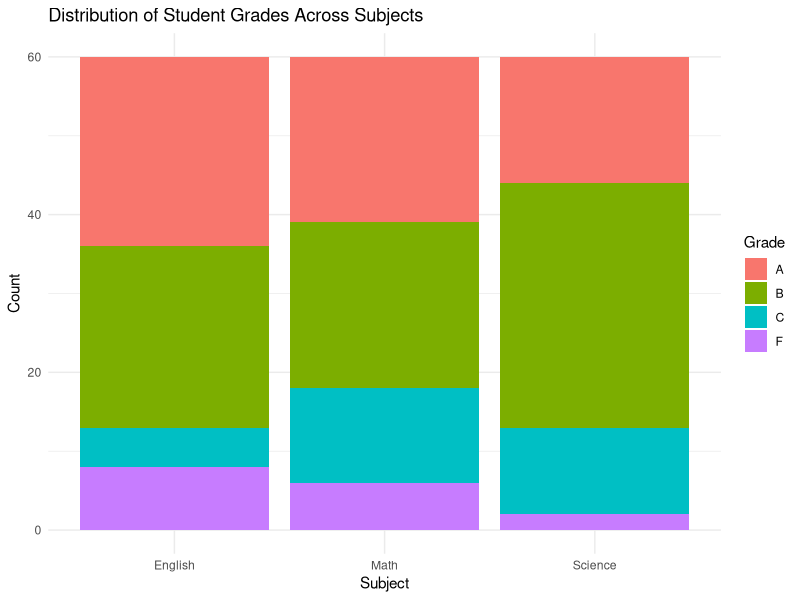

The R script that drew this image:
# Set a seed for reproducibility
set.seed(123)

# Create a sample wide-form data frame
data_wide <- data.frame(
  StudentID = 1:60,
  GradeLevel = sample(c("Freshman", "Sophomore", "Junior", "Senior"), 60, replace = TRUE),
  Math_Grade = sample(c("A", "B", "C", "F"), 60, replace = TRUE, prob = c(0.3, 0.4, 0.2, 0.1)),
  Science_Grade = sample(c("A", "B", "C", "F"), 60, replace = TRUE, prob = c(0.25, 0.45, 0.2, 0.1)),
  English_Grade = sample(c("A", "B", "C", "F"), 60, replace = TRUE, prob = c(0.35, 0.4, 0.15, 0.1))
)

# View the first few rows of the wide dataset
head(data_wide)

# Optional: Export to a CSV file so you can easily open it in Jamovi
write.csv(data_wide, "student_grades_wide.csv", row.names = FALSE)


# 1. Reshape the data from wide to long format
data_long <- data_wide |>
  tidyr::pivot_longer(
    cols = c(Math_Grade, Science_Grade, English_Grade),
    names_to = "Subject",
    values_to = "Grade"
  ) |>
  dplyr::mutate(
    # Clean up the subject names for a nicer plot (removes "_Grade")
    Subject = sub("_Grade", "", Subject)
  )

# View the first few rows of the new long-form dataset
head(data_long)

# 2. Create the stacked bar plot using ggplot2
ggplot2::ggplot(data_long, ggplot2::aes(x = Subject, fill = Grade)) +
  ggplot2::geom_bar(position = "stack") +
  ggplot2::labs(
    title = "Distribution of Student Grades Across Subjects",
    x = "Subject",
    y = "Count",
    fill = "Grade"
  ) +
  ggplot2::theme_minimal()
